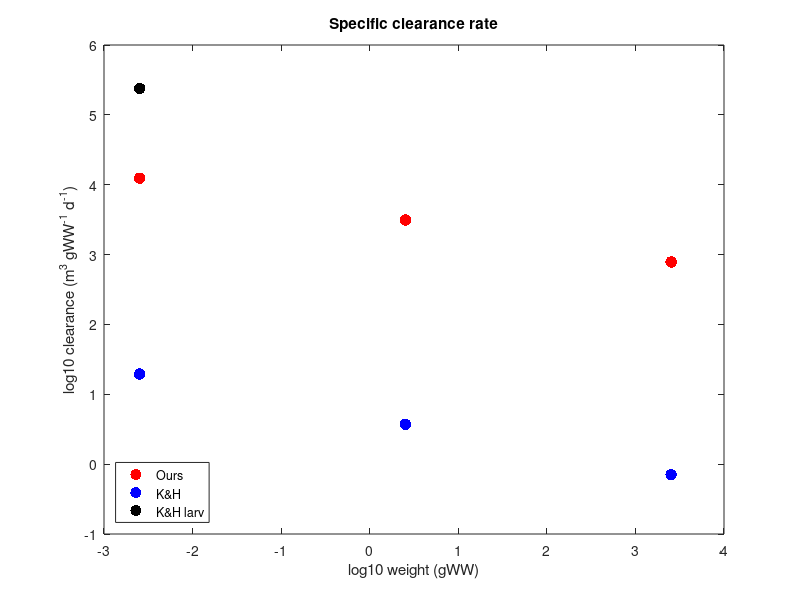
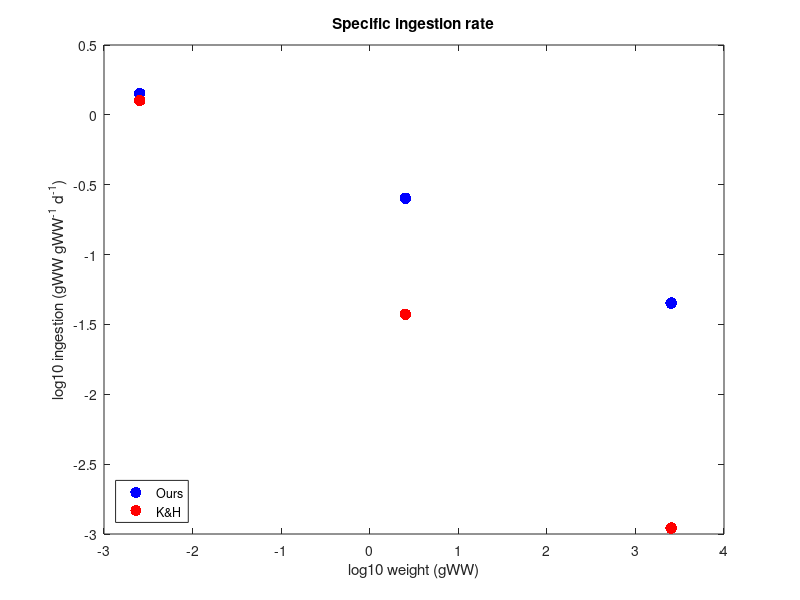
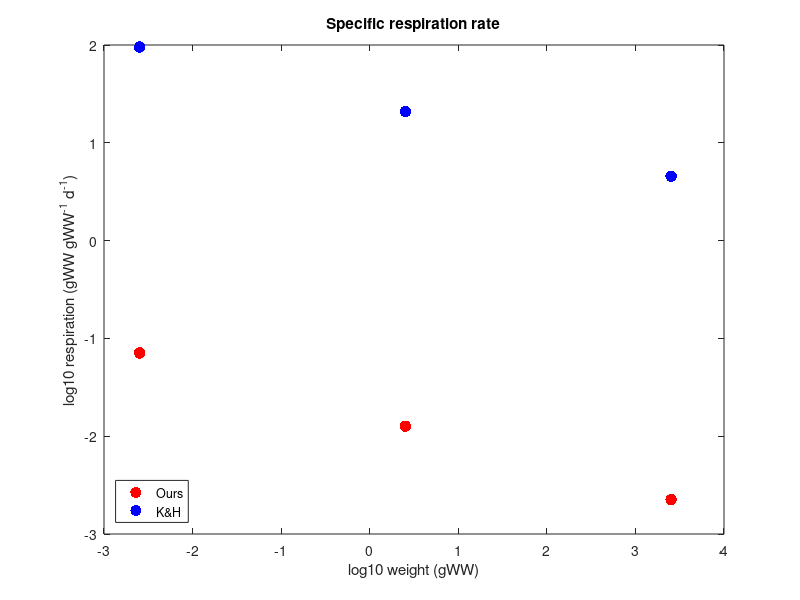
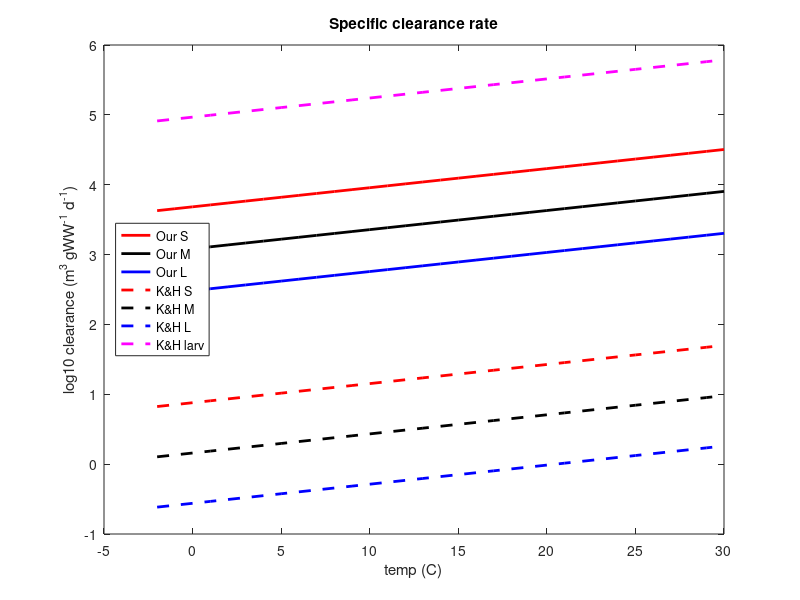

Source code (MATLAB) for these figures, in order: (Note: this script raises an error after producing the figures.)
% Compare my equations with Kiorboe & Hirst

clear all
close all

L_s = 10^((log10(2)+log10(20))/2);
L_m = 10^((log10(20)+log10(200))/2);
L_l = 10^((log10(200)+log10(2000))/2);

M_s = 0.01 * (0.1*L_s)^3;
M_m = 0.01 * (0.1*L_m)^3;
M_l = 0.01 * (0.1*L_l)^3;

q=0.8;
h=85;
w=0.0025298;
prey=0:0.005:0.3;
gamma=1e6;

%% Small
% AS = (gamma*M_s^0.8)/365;
% cmaxS = (h.*M_s^0.75)/365 / M_s;
% metS = (0.05 * cmaxS);
% 
% AS1=(1e6*M_s^0.8)/365;
% AS2=(4e6*M_s^0.8)/365;
% AS3=(8e6*M_s^0.8)/365;
% con1=(cmaxS.*AS1*prey)./(cmaxS+AS1.*prey);
% con2=(cmaxS.*AS2*prey)./(cmaxS+AS2.*prey);
% con3=(cmaxS.*AS3*prey)./(cmaxS+AS3.*prey);
% 
% figure
% %subplot(2,2,1)
% plot(prey,con1,'b'); hold on;
% plot(prey,con2,'k'); hold on;
% plot(prey,con3,'r'); hold on;
% 
% 
% %% Med
% AM = (gamma*M_m^0.8)/365;
% cmaxM = (h.*M_m^0.75)/365 / M_m;
% metM = (0.05 * cmaxM);
% 
% %% Lrg
% AL = (gamma*M_l^0.8)/365;
% cmaxL = (h.*M_l^0.75)/365 / M_l;
% metL = (0.05 * cmaxL);
% 
% %% Temp effects
% temp=-2:30;
% cmaxs = exp(0.063*(temp-10.0)) .* (h.*M_s^0.75)/365 / M_s;
% cmaxm = exp(0.063*(temp-10.0)) .* (h.*M_m^0.75)/365 / M_m;
% cmaxl = exp(0.063*(temp-10.0)) .* (h.*M_l^0.75)/365 / M_l;
% 
% figure
% subplot(3,1,1)
% plot(temp,cmaxs)
% subplot(3,1,2)
% plot(temp,cmaxm)
% subplot(3,1,3)
% plot(temp,cmaxl)

%% Kiorboe & Hirst
% T=15C
temp=15;

%Max ingestion
ImaxS = exp(0.063*(temp-15.0)) .* 2.5 .* M_s^(-0.51) .* 24e-3;
ImaxM = exp(0.063*(temp-15.0)) .* 2.5 .* M_m^(-0.51) .* 24e-3;
ImaxL = exp(0.063*(temp-15.0)) .* 2.5 .* M_l^(-0.51) .* 24e-3;

cmaxS = exp(0.063*(temp-10.0)) .* (h.*M_s^-0.25)/365;
cmaxM = exp(0.063*(temp-10.0)) .* (h.*M_m^-0.25)/365;
cmaxL = exp(0.063*(temp-10.0)) .* (h.*M_l^-0.25)/365;

%Max clearance rate/search volume
FmaxLarv = exp(0.063*(temp-15.0)) .* 10^(8.1) .* M_s^(0.057) .* (24e-3/9);
FmaxS = exp(0.063*(temp-15.0)) .* 1.74e3 .* M_s^(-0.24) .* (24e-3/9);
FmaxM = exp(0.063*(temp-15.0)) .* 1.74e3 .* M_m^(-0.24) .* (24e-3/9);
FmaxL = exp(0.063*(temp-15.0)) .* 1.74e3 .* M_l^(-0.24) .* (24e-3/9);

AS = exp(0.063*(temp-10.0)) .* (1e6*M_s^-0.2)/365;
AM = exp(0.063*(temp-10.0)) .* (1e6*M_m^-0.2)/365;
AL = exp(0.063*(temp-10.0)) .* (1e6*M_l^-0.2)/365;

%Respiration
respS = exp(0.063*(temp-15.0)) .* 9.12 .* M_s^(-0.22) .* 2.8027;
respM = exp(0.063*(temp-15.0)) .* 9.12 .* M_m^(-0.22) .* 2.8027;
respL = exp(0.063*(temp-15.0)) .* 9.12 .* M_l^(-0.22) .* 2.8027;

metS = 0.05*cmaxS;
metM = 0.05*cmaxM;
metL = 0.05*cmaxL;

%
m=[M_s; M_m; M_l];
imax=[ImaxS;ImaxM;ImaxL];
cmax=[cmaxS;cmaxM;cmaxL];
fmax=[FmaxS;FmaxM;FmaxL];
amax=[AS;AM;AL];
resp=[respS;respM;respL];
met=[metS;metM;metL];

figure
%subplot(2,2,1)
plot(log10(m),log10(amax),'.r','MarkerSize',25); hold on;
plot(log10(m),log10(fmax),'.b','MarkerSize',25); hold on;
plot(log10(M_s),log10(FmaxLarv),'.k','MarkerSize',25); hold on;
ylabel('log10 clearance (m^3 gWW^-^1 d^-^1)')
xlabel('log10 weight (gWW)')
legend('Ours','K&H','K&H larv')
legend('location','southwest')
title('Specific clearance rate')
print('-dpng','Clearance_comp_mass.png')

figure
%subplot(2,2,1)
plot(log10(m),log10(cmax),'.b','MarkerSize',25); hold on;
plot(log10(m),log10(imax),'.r','MarkerSize',25); hold on;
ylabel('log10 ingestion (gWW gWW^-^1 d^-^1)')
xlabel('log10 weight (gWW)')
legend('Ours','K&H')
legend('location','southwest')
title('Specific ingestion rate')
print('-dpng','Ingestion_comp_mass.png')

figure
%subplot(2,2,1)
plot(log10(m),log10(met),'.r','MarkerSize',25); hold on;
plot(log10(m),log10(resp),'.b','MarkerSize',25); hold on;
ylabel('log10 respiration (gWW gWW^-^1 d^-^1)')
xlabel('log10 weight (gWW)')
legend('Ours','K&H')
legend('location','southwest')
title('Specific respiration rate')
print('-dpng','Respiration_comp_mass.png')


%% vs temp
temp=-2:30;

%Max ingestion
ImaxS = exp(0.063*(temp-15.0)) .* 2.5 .* M_s^(-0.51) .* 24e-3;
ImaxM = exp(0.063*(temp-15.0)) .* 2.5 .* M_m^(-0.51) .* 24e-3;
ImaxL = exp(0.063*(temp-15.0)) .* 2.5 .* M_l^(-0.51) .* 24e-3;

cmaxS = exp(0.063*(temp-10.0)) .* (h.*M_s^-0.25)/365;
cmaxM = exp(0.063*(temp-10.0)) .* (h.*M_m^-0.25)/365;
cmaxL = exp(0.063*(temp-10.0)) .* (h.*M_l^-0.25)/365;

%Max clearance rate/search volume
FmaxLarv = exp(0.063*(temp-15.0)) .* 10^(8.1) .* M_s^(0.057) .* (24e-3/9);
FmaxS = exp(0.063*(temp-15.0)) .* 1.74e3 .* M_s^(-0.24) .* (24e-3/9);
FmaxM = exp(0.063*(temp-15.0)) .* 1.74e3 .* M_m^(-0.24) .* (24e-3/9);
FmaxL = exp(0.063*(temp-15.0)) .* 1.74e3 .* M_l^(-0.24) .* (24e-3/9);

AS = exp(0.063*(temp-10.0)) .* (1e6*M_s^-0.2)/365;
AM = exp(0.063*(temp-10.0)) .* (1e6*M_m^-0.2)/365;
AL = exp(0.063*(temp-10.0)) .* (1e6*M_l^-0.2)/365;

%Respiration
respS = exp(0.063*(temp-15.0)) .* 9.12 .* M_s^(-0.22) .* 2.8027;
respM = exp(0.063*(temp-15.0)) .* 9.12 .* M_m^(-0.22) .* 2.8027;
respL = exp(0.063*(temp-15.0)) .* 9.12 .* M_l^(-0.22) .* 2.8027;

metS = 0.05*cmaxS;
metM = 0.05*cmaxM;
metL = 0.05*cmaxL;

%%

figure
%subplot(2,2,1)
plot(temp,log10(AS),'r','LineWidth',2); hold on;
plot(temp,log10(AM),'k','LineWidth',2); hold on;
plot(temp,log10(AL),'b','LineWidth',2); hold on;
plot(temp,log10(FmaxS),'r--','LineWidth',2); hold on;
plot(temp,log10(FmaxM),'k--','LineWidth',2); hold on;
plot(temp,log10(FmaxL),'b--','LineWidth',2); hold on;
plot(temp,log10(FmaxLarv),'m--','LineWidth',2); hold on;
ylabel('log10 clearance (m^3 gWW^-^1 d^-^1)')
xlabel('temp (C)')
legend('Our S','Our M','Our L','K&H S','K&H M','K&H L','K&H larv')
legend('location','west')
title('Specific clearance rate')
print('-dpng','Clearance_comp_temp.png')

%
figure
plot(temp,log10(cmaxS),'r','LineWidth',2); hold on;
plot(temp,log10(cmaxM),'k','LineWidth',2); hold on;
plot(temp,log10(cmaxL),'b','LineWidth',2); hold on;
plot(temp,log10(ImaxS),'r--','LineWidth',2); hold on;
plot(temp,log10(ImaxM),'k--','LineWidth',2); hold on;
plot(temp,log10(ImaxL),'b--','LineWidth',2); hold on;
ylabel('log10 ingestion (gWW gWW^-^1 d^-^1)')
xlabel('temp (C)')
legend('Our S','Our M','Our L','K&H S','K&H M','K&H L')
legend('location','west')
title('Specific ingestion rate')
print('-dpng','Ingestion_comp_temp.png')

figure
plot(temp,log10(metS),'r','LineWidth',2); hold on;
plot(temp,log10(metM),'k','LineWidth',2); hold on;
plot(temp,log10(metL),'b','LineWidth',2); hold on;
plot(temp,log10(respS),'r--','LineWidth',2); hold on;
plot(temp,log10(respM),'k--','LineWidth',2); hold on;
plot(temp,log10(respL),'b--','LineWidth',2); hold on;
ylabel('log10 respiration (gWW gWW^-^1 d^-^1)')
xlabel('temp (C)')
legend('Our S','Our M','Our L','K&H S','K&H M','K&H L')
legend('location','west')
title('Specific respiration rate')
print('-dpng','Respiration_comp_temp.png')

%% K&H data
load('K&H14_clearance_rates.mat')
massC=mass;
load('K&H14_feeding_rates.mat')

W=[massC;mass];
F=[clearance;Fmax];
sF=[clearance./massC;SpecFmax];

figure
subplot(2,2,1)
plot(log10(massC),log10(clearance),'o')

figure
subplot(2,2,1)
plot(log10(massC),log10(clearance./massC),'o')

figure
subplot(2,2,1)
plot(log10(mass),log10(Fmax),'o')

figure
subplot(2,2,1)
plot(log10(mass),log10(SpecFmax),'o')

figure
subplot(2,2,1)
plot(log10(mass),log10(Imax),'o')

figure
subplot(2,2,1)
plot(log10(mass),log10(SpecImax),'o')

% remove outlier
nn=find(~isnan(Imax));
I2=Imax(nn);
sI2=SpecImax(nn);
m2=mass(nn);

figure
subplot(2,2,1)
plot(log10(m2(2:end)),log10(I2(2:end)),'o')

figure
subplot(2,2,1)
plot(log10(m2(2:end)),log10(sI2(2:end)),'o')


